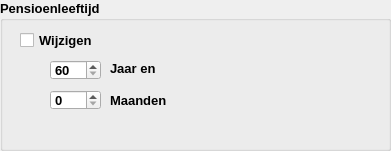
   <widget class="QGroupBox" name="groupBox_pLeeftijd">
    <property name="geometry">
     <rect>
      <x>20</x>
      <y>90</y>
      <width>391</width>
      <height>151</height>
     </rect>
    </property>
    <property name="sizePolicy">
     <sizepolicy hsizetype="Expanding" vsizetype="Fixed">
      <horstretch>0</horstretch>
      <verstretch>0</verstretch>
     </sizepolicy>
    </property>
    <property name="font">
     <font>
      <pointsize>10</pointsize>
      <weight>75</weight>
      <bold>true</bold>
     </font>
    </property>
    <property name="title">
     <string>Pensioenleeftijd</string>
    </property>
    <widget class="QLabel" name="lbl_pensioenMaand">
     <property name="enabled">
      <bool>true</bool>
     </property>
     <property name="geometry">
      <rect>
       <x>110</x>
       <y>90</y>
       <width>71</width>
       <height>20</height>
      </rect>
     </property>
     <property name="sizePolicy">
      <sizepolicy hsizetype="Expanding" vsizetype="Fixed">
       <horstretch>0</horstretch>
       <verstretch>0</verstretch>
      </sizepolicy>
     </property>
     <property name="font">
      <font>
       <pointsize>10</pointsize>
      </font>
     </property>
     <property name="text">
      <string>Maanden</string>
     </property>
    </widget>
    <widget class="QCheckBox" name="CheckLeeftijdWijzigen">
     <property name="geometry">
      <rect>
       <x>20</x>
       <y>30</y>
       <width>101</width>
       <height>20</height>
      </rect>
     </property>
     <property name="sizePolicy">
      <sizepolicy hsizetype="Expanding" vsizetype="Fixed">
       <horstretch>0</horstretch>
       <verstretch>0</verstretch>
      </sizepolicy>
     </property>
     <property name="font">
      <font>
       <pointsize>10</pointsize>
       <weight>75</weight>
       <bold>true</bold>
      </font>
     </property>
     <property name="text">
      <string>Wijzigen</string>
     </property>
    </widget>
    <widget class="QSpinBox" name="sbMaand">
     <property name="enabled">
      <bool>true</bool>
     </property>
     <property name="geometry">
      <rect>
       <x>50</x>
       <y>90</y>
       <width>51</width>
       <height>20</height>
      </rect>
     </property>
     <property name="sizePolicy">
      <sizepolicy hsizetype="Expanding" vsizetype="Fixed">
       <horstretch>0</horstretch>
       <verstretch>0</verstretch>
      </sizepolicy>
     </property>
     <property name="font">
      <font>
       <pointsize>10</pointsize>
      </font>
     </property>
     <property name="minimum">
      <number>0</number>
     </property>
     <property name="maximum">
      <number>11</number>
     </property>
    </widget>
    <widget class="QSpinBox" name="sbJaar">
     <property name="geometry">
      <rect>
       <x>50</x>
       <y>60</y>
       <width>51</width>
       <height>20</height>
      </rect>
     </property>
     <property name="sizePolicy">
      <sizepolicy hsizetype="Expanding" vsizetype="Fixed">
       <horstretch>0</horstretch>
       <verstretch>0</verstretch>
      </sizepolicy>
     </property>
     <property name="font">
      <font>
       <pointsize>10</pointsize>
      </font>
     </property>
     <property name="minimum">
      <number>60</number>
     </property>
     <property name="maximum">
      <number>75</number>
     </property>
    </widget>
    <widget class="QLabel" name="lbl_pensioenJaar">
     <property name="geometry">
      <rect>
       <x>110</x>
       <y>60</y>
       <width>61</width>
       <height>16</height>
      </rect>
     </property>
     <property name="sizePolicy">
      <sizepolicy hsizetype="Expanding" vsizetype="Fixed">
       <horstretch>0</horstretch>
       <verstretch>0</verstretch>
      </sizepolicy>
     </property>
     <property name="font">
      <font>
       <pointsize>10</pointsize>
      </font>
     </property>
     <property name="text">
      <string>Jaar en</string>
     </property>
    </widget>
    <widget class="QLabel" name="lblFoutmeldingLeeftijd">
     <property name="geometry">
      <rect>
       <x>20</x>
       <y>120</y>
       <width>361</width>
       <height>21</height>
      </rect>
     </property>
     <property name="font">
      <font>
       <pointsize>10</pointsize>
      </font>
     </property>
     <property name="styleSheet">
      <string notr="true">color: rgb(255, 0, 4);</string>
     </property>
     <property name="text">
      <string/>
     </property>
     <property name="alignment">
      <set>Qt::AlignLeading|Qt::AlignLeft|Qt::AlignVCenter</set>
     </property>
    </widget>
   </widget>
